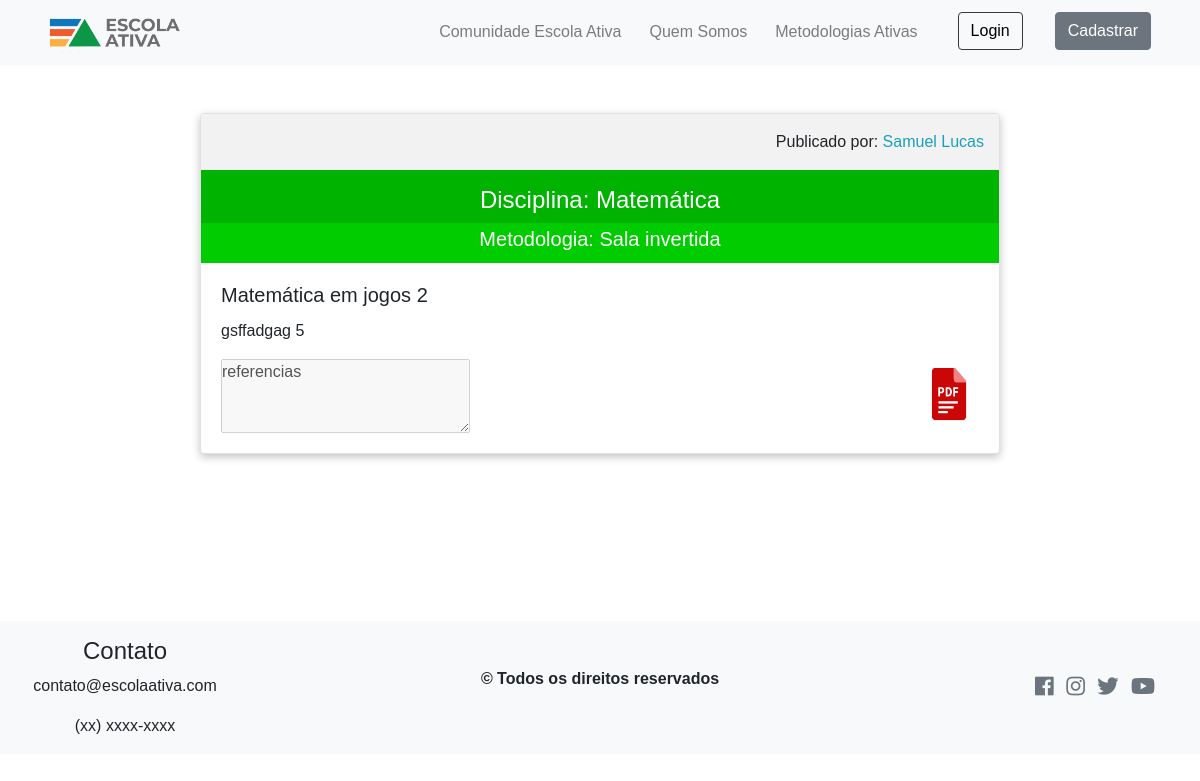
The app's page /detalhe.php?idatividade=9 with its own data.
### tables this page shows
CREATE TABLE `atividades` (
  `id_atividade` int(11) NOT NULL AUTO_INCREMENT,
  `disciplina` varchar(50) NOT NULL,
  `metodologia` varchar(30) NOT NULL,
  `titulo` varchar(50) NOT NULL,
  `descricao` text NOT NULL,
  `links` varchar(100) NOT NULL,
  `termo` int(11) NOT NULL,
  `autor` int(11) DEFAULT NULL,
  PRIMARY KEY (`id_atividade`),
  KEY `autor` (`autor`),
  CONSTRAINT `atividades_ibfk_1` FOREIGN KEY (`autor`) REFERENCES `usuarios` (`id_usuario`)
);

CREATE TABLE `usuarios` (
  `id_usuario` int(11) NOT NULL AUTO_INCREMENT,
  `nome` varchar(60) NOT NULL,
  `sobrenome` varchar(60) NOT NULL,
  `genero` varchar(12) DEFAULT NULL,
  `perfil` varchar(60) NOT NULL,
  `email` varchar(100) NOT NULL,
  `senha` varchar(100) NOT NULL,
  PRIMARY KEY (`id_usuario`)
);

### detalhe.php (the view)
<?php
    require_once "php/actions/conexao.php";
    include_once "php/includes/head.php";
    include_once "php/includes/header.php";
    $id_tarefa = $_GET['idatividade'] ?? '';
    $sql = "select atividades.disciplina, atividades.metodologia, atividades.titulo,
    atividades.descricao, atividades.links, usuarios.nome, usuarios.sobrenome from atividades join usuarios
    on usuarios.id_usuario = atividades.autor where atividades.id_atividade = '$id_tarefa'";
    $result = $conn->query($sql);
    $dados = mysqli_fetch_assoc($result);
?>
    <div class="container" style="min-height: 500px;">
        <div class="container d-flex justify-content-center mt-5 mb-4">
            <div class="card border" style="width: 50rem; box-shadow: rgba(0, 0, 0, 0.24) 0px 3px 8px;">
                <div class="container d-flex justify-content-end" style="background-color: #f2f2f2">
                    <p class="pt-3">Publicado por: <a href="#" class="text-info"><?php echo $dados['nome'].' '.$dados['sobrenome']; ?></a></p>
                </div>
                <div style="background-color: #00b300">
                    <h4 class="text-center text-white mt-3">Disciplina: <?php echo $dados['disciplina']; ?></h4>
                </div>
                <div style="background-color: #00cc00">
                    <h5 class="text-center text-white p-1">Metodologia: <?php echo $dados['metodologia']; ?></h5>
                </div>
                <div class="card-body">
                    <h5 class="card-title"><?php echo $dados['titulo']; ?></h5>
                    <p class="card-text"><?php echo $dados['descricao']; ?></p>
                    <div class="container d-flex justify-content-between p-0">
                        <textarea cols="25" rows="3" disabled><?php echo $dados['links']; ?></textarea>
                        <img src="img/pdf.png" style="cursor: pointer;" width="60" height="70">
                    </div>
                </div>
            </div>
        </div>
    </div>
<?php
    include_once "php/includes/footer.php";
    include_once "php/includes/final_html.php";
?>

### css/style.css (style rules this page uses)
* { margin: 0; padding: 0; font-family: Arial, Helvetica, sans-serif; font-size: 16px; }
.container a { text-decoration: none; color: black; }

### records on screen
atividades: autor.nome "Samuel", autor.sobrenome "Lucas", disciplina "Matemática", metodologia "Sala invertida", titulo "Matemática em jogos 2", descricao "gsffadgag 5", links "referencias"
